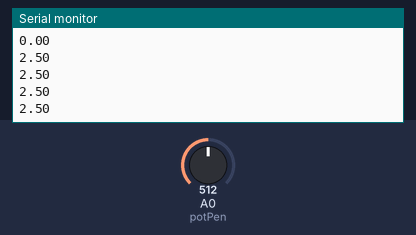
Simulated run of this sketch. Board: Arduino Uno, built with avr-gcc and run on an emulated ATmega328P. Shown: the last lines printed to the serial monitor. The inputs (shaded band) are chosen by the test bench; at power-on: A0 (potPen) = 512.

Above: at 1.2 s.
1.3 s: A0 (potPen) set to 716
At 1.93 s:
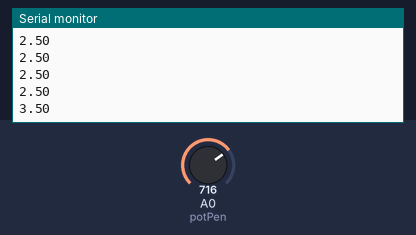
2.8 s: A0 (potPen) set to 900
At 2.94 s:
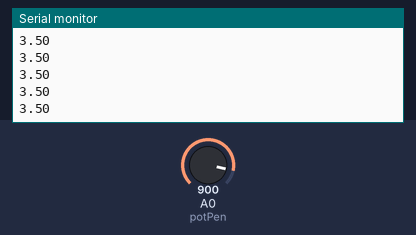
Timing chart, 0 to 5.8 s (numbered marks = the images above; inputs shaded):
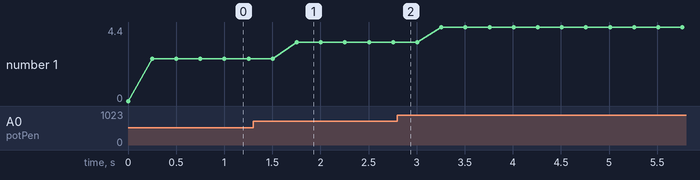

The sketch:

Day10.ino
```cpp
int potPen=A0; //assigning the potentiometer pin to A0
float readValue; //the value from the middle pin
float Voltage; // the real value in volts

void setup() {
  pinMode (potPen, INPUT);  //declare pin an input
  Serial.begin(9600); //start serial port


}

void loop() {
  readValue = analogRead(potPen);   //read pin and put the value in the var
  Serial.println( Voltage );  //print results to serial monitor
    Voltage = (5./1023.) * readValue ;  //calculates the real value of voltage
  delay(250);


}
```

Measured:
- after the input at 1.3 s, the serial monitor: prints a new line after 0.45 s (image 1)
- plotted number 1: 2.5 → 3.5 after the input at 1.3 s, 3.5 → 4.4 after the input at 2.8 s
